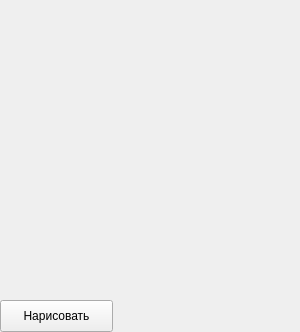
<?xml version="1.0" encoding="UTF-8"?>
<ui version="4.0">
 <class>Form</class>
 <widget class="QWidget" name="Form">
  <property name="geometry">
   <rect>
    <x>0</x>
    <y>0</y>
    <width>300</width>
    <height>332</height>
   </rect>
  </property>
  <property name="windowTitle">
   <string>Form</string>
  </property>
  <widget class="QPushButton" name="btn">
   <property name="geometry">
    <rect>
     <x>0</x>
     <y>300</y>
     <width>113</width>
     <height>32</height>
    </rect>
   </property>
   <property name="text">
    <string>Нарисовать</string>
   </property>
  </widget>
 </widget>
 <resources/>
 <connections/>
</ui>
